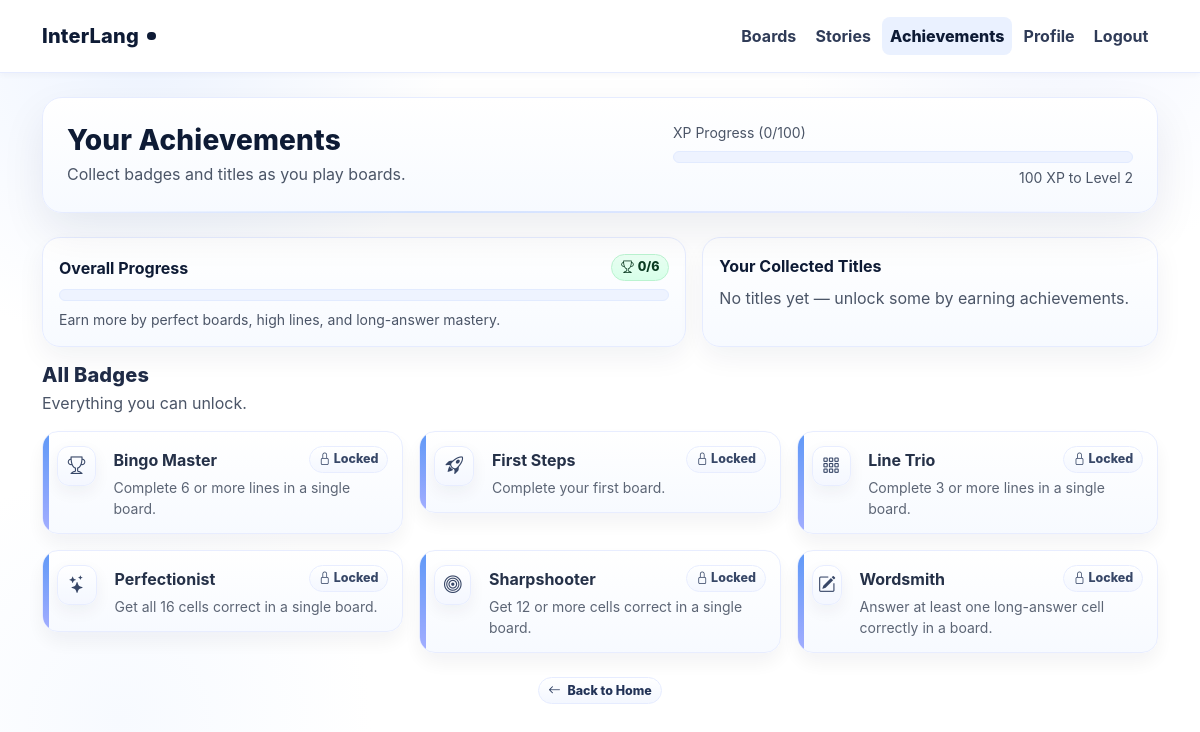
/achievements (signed in), run on the app's committed database.
### tables this page shows
CREATE TABLE achievements (
            code TEXT PRIMARY KEY,
            name TEXT NOT NULL,
            description TEXT NOT NULL,
            icon TEXT NOT NULL
        );

### app.py (the view)
@app.route("/achievements")
def achievements():
    if "username" not in session:
        return redirect(url_for("login"))
    username = session["username"]
    db = get_db()
    recalc_user_achievements(db, username)
    u = db.execute(
        "SELECT level, xp, title_code FROM users WHERE username=?",
        (username,)
    ).fetchone()
    user_level = u["level"] if u else 1
    user_xp    = u["xp"] if u else 0
    title_code = u["title_code"] if u else None
    title_info = TITLES.get(title_code or "", DEFAULT_TITLE)
    display_title = title_info["title"]
    title_icon    = title_info["icon"]
    rows = db.execute("""
        SELECT a.code, a.name, a.description, a.icon,
               ua.granted_at AS unlocked_at
        FROM achievements a
        LEFT JOIN user_achievements ua
          ON ua.code=a.code AND ua.username=?
        ORDER BY a.name
    """, (username,)).fetchall()
    achievements_total  = db.execute("SELECT COUNT(*) AS c FROM achievements").fetchone()["c"]
    earned_codes_rows   = db.execute("SELECT code FROM user_achievements WHERE username=?", (username,)).fetchall()
    earned_codes        = [r["code"] for r in earned_codes_rows]
    achievements_earned = len(earned_codes)
    earned_titles = []
    for code in earned_codes:
        t = TITLES.get(code)
        if t and t.get("title"):
            earned_titles.append((t["priority"], t["title"]))
    earned_titles = [t for _, t in sorted(set(earned_titles), key=lambda x: x[0])]
    return render_template(
        "achievements.html",
        username=username,
        user_level=user_level,
        user_xp=user_xp,
        display_title=display_title,
        title_icon=title_icon,
        items=rows,
        achievements_total=achievements_total,
        achievements_earned=achievements_earned,
        earned_codes=earned_codes,
        earned_titles=earned_titles,
    )

### app.py (called while the page is built, shortened)
def get_db():
    if "db" not in g:
        g.db = sqlite3.connect(
            DB_PATH,
            timeout=30,
            check_same_thread=False
        )
        g.db.row_factory = sqlite3.Row
        g.db.execute("PRAGMA busy_timeout = 30000;")
        g.db.execute("PRAGMA journal_mode = WAL;")
        g.db.execute("PRAGMA synchronous = NORMAL;")
        g.db.execute("PRAGMA foreign_keys = ON;")
    return g.db

def compute_completed_lines(correct_positions):
    lines = []
    for r in range(4):
        lines.append({4*r + c for c in range(4)})
    for c in range(4):
        lines.append({4*r + c for r in range(4)})
    lines.append({0,5,10,15})
    lines.append({3,6,9,12})
    count = 0
    for L in lines:
        if L.issubset(correct_positions):
            count += 1
    return count

def recalc_user_achievements(db, username):
    quiz_ids = [r["id"] for r in db.execute(
        "SELECT id FROM quizzes WHERE username=?", (username,)
    ).fetchall()]
    for qid in quiz_ids:
        total_correct = db.execute(
            "SELECT COUNT(*) AS c FROM quiz_answers WHERE quiz_id=? AND is_correct=1", (qid,)
        ).fetchone()["c"]
        rows = db.execute("""
            SELECT qq.extra
            FROM quiz_answers a
            JOIN quiz_questions qq ON qq.id=a.question_id
            WHERE a.quiz_id=? AND a.is_correct=1
        """, (qid,)).fetchall()
        pos_set = set()
        lines_completed = compute_completed_lines(pos_set)
        evaluate_and_award_achievements(db, username, qid, total_correct, lines_completed)
    db.commit()

### templates/achievements.html (shortened to what this page needs)
<!DOCTYPE html>
<html lang="en">
<head>
  <link href="https://cdn.jsdelivr.net/npm/bootstrap@5.3.3/dist/css/bootstrap.min.css" rel="stylesheet" />
  <link href="https://cdn.jsdelivr.net/npm/bootstrap-icons@1.11.3/font/bootstrap-icons.css" rel="stylesheet" />
</head>
<body>
  {% include 'nav.html' %}
  <div class="container pb-5 mt-4">
    <div class="page-header mb-4 d-flex flex-column flex-md-row align-items-md-center justify-content-between">
      <div class="pe-md-4">
        <h1 class="h3 mb-1" style="font-weight:800; letter-spacing:.2px;">Your Achievements</h1>
        <div class="muted">Collect badges and titles as you play boards.</div>
      </div>
      <div class="mt-3 mt-md-0 w-100" style="max-width:460px;">
        {% set current_xp = (user_xp | default(0)) % 100 %}
        {% set xp_needed = 0 if user_level >= 5 else 100 - current_xp %}
        {% if user_level < 5 %}
          <div class="small mb-2 muted">XP Progress ({{ current_xp }}/100)</div>
          <div class="progress">
          </div>
          <div class="small mt-1 text-end muted">{{ xp_needed }} XP to Level {{ user_level + 1 }}</div>
        {% else %}
          <div class="small mb-1 muted">Max Level Reached</div>
          <div class="h5 mb-0" style="color:var(--ok); font-weight:800">Expert</div>
        {% endif %}
      </div>
    </div>
    {% set earned = achievements_earned|default(0) %}
    {% set total  = achievements_total|default(0) %}
    {% set pct    = 0 if total == 0 else ((earned * 100) // total) %}
    <div class="row g-3 mb-3">
      <div class="col-md-7">
        <div class="card-glass p-3 h-100">
          <div class="d-flex align-items-center justify-content-between mb-2">
            <div class="fw-bold">Overall Progress</div>
            <div class="chip chip-green"><i class="bi bi-trophy me-1"></i>{{ earned }}/{{ total }}</div>
          </div>
          <div class="progress mb-2"><div class="progress-bar" style="width: {{ pct }}%;">{{ pct }}%</div></div>
          <div class="small muted">Earn more by perfect boards, high lines, and long-answer mastery.</div>
        </div>
      </div>
      <div class="col-md-5">
        <div class="card-glass p-3 h-100">
          <div class="fw-bold mb-2">Your Collected Titles</div>
          <div class="titles-wrap">
            {% if earned_titles and earned_titles|length > 0 %}
              {% for t in earned_titles %}
                <span class="chip chip-gold"><i class="bi bi-award me-1"></i>{{ t }}</span>
              {% endfor %}
            {% else %}
              <div class="muted">No titles yet — unlock some by earning achievements.</div>
            {% endif %}
          </div>
        </div>
      </div>
    </div>
    <div class="mb-3">
      <h2 class="h5 section-title mb-1">All Badges</h2>
      <div class="section-sub">Everything you can unlock.</div>
    </div>
    <div class="row g-3">
      {% set earned_codes = earned_codes|default([]) %}
      {% for ach in items %}
        {% set got = ach['code'] in earned_codes %}
        <div class="col-12 col-sm-6 col-lg-4">
          <div class="ach-card {% if got %}ach-earned{% else %}ach-locked{% endif %}">
            <div class="ach-icon me-2"><i class="bi {{ ach['icon'] }}"></i></div>
            <div class="flex-grow-1">
              <div class="d-flex align-items-center justify-content-between">
                <div class="fw-bold">{{ ach['name'] }}</div>
                {% if got %}
                  <span class="chip chip-green"><i class="bi bi-check2-circle"></i> Earned</span>
                {% else %}
                  <span class="chip"><i class="bi bi-lock"></i> Locked</span>
                {% endif %}
              </div>
              <div class="small mt-1 muted">{{ ach['description'] }}</div>
            </div>
          </div>
        </div>
      {% endfor %}
    </div>
    <div class="text-center mt-4">
      <a class="btn chip" href="{{ url_for('home') }}"><i class="bi bi-arrow-left me-1"></i> Back to Home</a>
    </div>
  </div>
</body>
</html>

### templates/achievements.html (style rules this page uses)
:root { --ink:#0e1b35; --muted:#4b5567; --bg:#ffffff; --bg-soft:#f7f9ff; --grid:#0e1b3514; --brand:#3b82f6; --accent:#8f9bff; --ring:#cfe2ff; --ok:#22c55e; --gold:#f59e0b; --bad:#ef4444; }
html,body { height:100% }
body { font-family: Inter, system-ui, -apple-system, Segoe UI, Roboto, Helvetica, Arial, sans-serif; color:var(--ink); background:var(--bg); background-image: radial-gradient(36vmax 36vmax at 12% 6%, #eef4ff 0%, transparent 70%), radial-gradient(32vmax 32vmax at 88% 0%, #f3f6ff 0%, transparent 70%), radial-gradient(30vmax 30vmax at 10% 90%, #f7faff 0%, transparent 70%); background-attachment: fixed; }
.page-header { background: linear-gradient(180deg,#fff,#f7faff); border:1px solid #e6ecff; border-radius:20px; padding:24px; box-shadow:0 18px 44px rgba(13,31,64,.08); position:relative; }
.page-header::after { content:""; position:absolute; left:20px; right:20px; bottom:-1px; height:2px; background:linear-gradient(90deg,transparent,#cfe0ff,#e0e7ff,transparent); border-radius:2px; opacity:.9; }
.progress { height:12px; background:#eef3ff; border:1px solid #e2ebff; border-radius:999px; overflow:hidden; }
.section-title { font-weight:800; letter-spacing:.2px; color:#1f2b46; font-size:clamp(18px,2.5vw,20px); }
.section-sub { color:var(--muted) }
.card-glass { border:1px solid #e6ecff; background:linear-gradient(180deg,#fff,#f7faff); border-radius:18px; box-shadow:0 10px 28px rgba(13,31,64,.06); }
.ach-card { position:relative; display:flex; gap:.6rem; align-items:flex-start; border:1px solid #e6ecff; border-radius:16px; padding:14px; background:linear-gradient(180deg,#fff,#f7faff); box-shadow:0 10px 22px rgba(13,31,64,.06); transition:transform .12s ease, box-shadow .12s ease, border-color .12s ease; overflow:hidden; }
.ach-card::before { content:""; position:absolute; left:0; top:0; bottom:0; width:6px; background:linear-gradient(180deg,var(--brand),var(--accent)); opacity:.9; }
.ach-icon { width:40px; height:40px; border-radius:12px; display:inline-flex; align-items:center; justify-content:center; background:linear-gradient(180deg,#fff,#f3f7ff); border:1px solid #e6ecff; color:#223357; font-size:1.1rem; box-shadow:0 6px 16px rgba(13,31,64,.06); }
.ach-locked { opacity:.9 }
.chip { border-radius:999px; padding:.2rem .55rem; font-weight:800; font-size:.78rem; background:linear-gradient(180deg,#fff,#f3f7ff); color:#223357; border:1px solid #e6ecff; }
.chip-green { background:linear-gradient(180deg,#eafff3,#d7ffe9); border-color:#baf3d0; color:#0b3b22; }
.muted { color:var(--muted) }

### data on the page
achievements: name "Bingo Master", description "Complete 6 or more lines in a single board."
achievements: name "First Steps", description "Complete your first board."
achievements: name "Line Trio", description "Complete 3 or more lines in a single board."
achievements: name "Perfectionist", description "Get all 16 cells correct in a single board."
achievements: name "Sharpshooter", description "Get 12 or more cells correct in a single board."
achievements: name "Wordsmith", description "Answer at least one long-answer cell correctly in a board."

### other printed values
{{ current_xp }} "0"
{{ xp_needed }} "100"
{{ user_level + 1 }} "2"
{{ earned }} "0"
{{ total }} "6"
